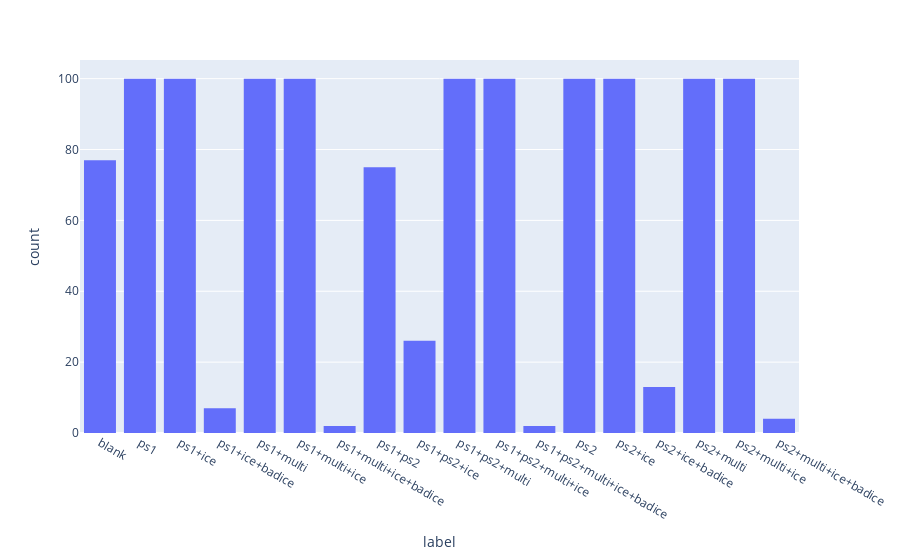

The cell this chart's notebook holds for it:
### Code cell
import matplotlib.pyplot as plt
num = 20
k=np.random.randint(len(y_train))
images = x_train[k:(k+num)]
labels = y_train[k:(k+num)]
num_row = 2
num_col = 10
# plot images
fig, axes = plt.subplots(num_row, num_col, figsize=(1.5*num_col,2*num_row))
for i in range(num):
    ax = axes[i//num_col, i%num_col]
    ax.imshow(images[i], cmap='gray')
    ax.set_title('Label: {}'.format(labels[i]))
plt.tight_layout()
plt.show()

import plotly.express as px
df = pd.DataFrame(y_train, columns=['label'])
fig = px.histogram(df, x='label', nbins=10)
fig.show()

### Figure 1 — Plotly figure (JSON) as saved in the notebook; plotly's stock layout.template omitted (floating-point values rounded to 4 significant figures; data arrays with more than 128 entries replaced by an {"elided": "..."} marker saying what was removed)
{"data": [{"alignmentgroup": "True", "bingroup": "x", "hovertemplate": "label=%{x}<br>count=%{y}<extra></extra>", "legendgroup": "", "marker": {"color": "#636efa"}, "name": "", "nbinsx": 10, "offsetgroup": "", "orientation": "v", "showlegend": false, "type": "histogram", "x": {"elided": "1206 str values"}, "xaxis": "x", "yaxis": "y"}], "layout": {"autosize": true, "barmode": "relative", "legend": {"tracegroupgap": 0}, "margin": {"t": 60}, "xaxis": {"anchor": "y", "autorange": true, "domain": [0, 1], "range": [-0.5, 17.5], "title": {"text": "label"}, "type": "category"}, "yaxis": {"anchor": "x", "autorange": true, "domain": [0, 1], "range": [0, 105.3], "title": {"text": "count"}}}}
